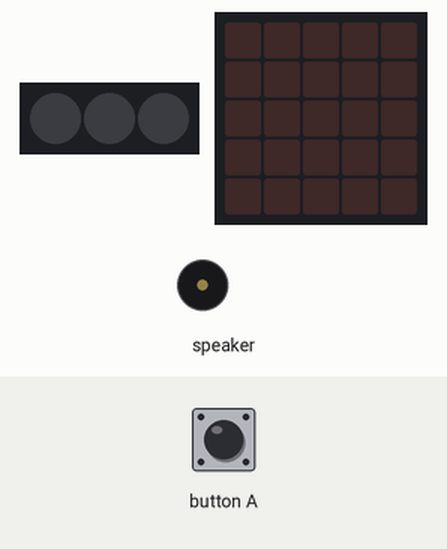
Recording of a program running on a simulated Calliope mini (MakeCode). Shown: 3 RGB LEDs in strip order, left to right, the board's 5×5 LED display, buzzer (waves = sounding). Inputs (shaded band) come from the test bench. Random numbers come from a fixed seed.

Above: at 1.2 s.
1.3 s: button A pressed for 0.15 s
At 3.3 s:
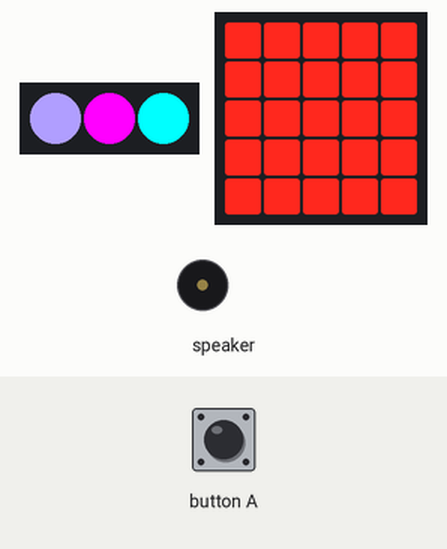
4.3 s: button A pressed for 0.15 s
At 6.7 s:
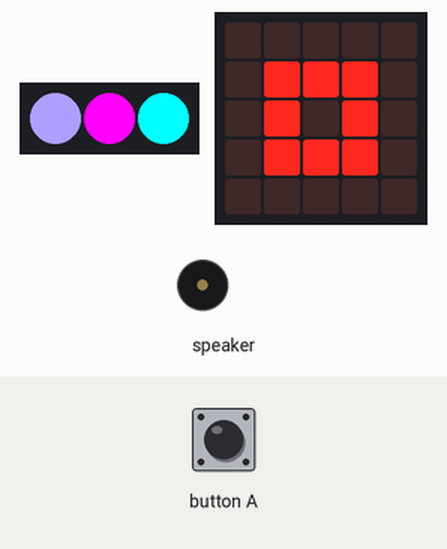
7.3 s: button A pressed for 0.15 s
At 7.63 s:
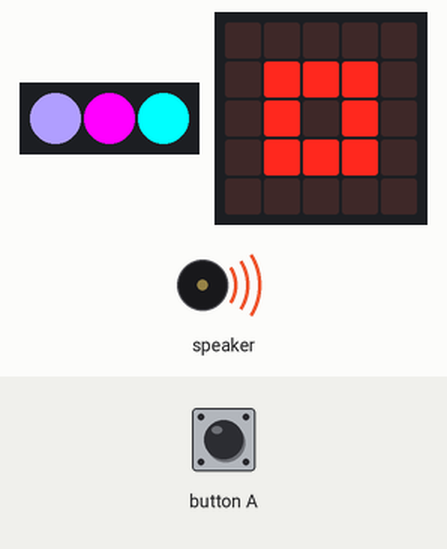
10.3 s: button A pressed for 0.15 s
At 12.5 s:
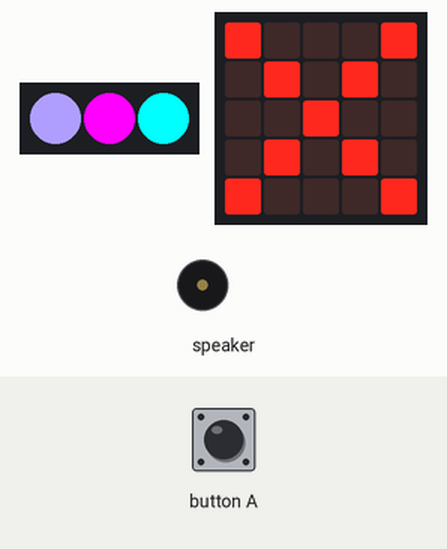
13.4 s: button A pressed 2 times (0.12 s each, 0.3 s apart)
At 13.7 s:
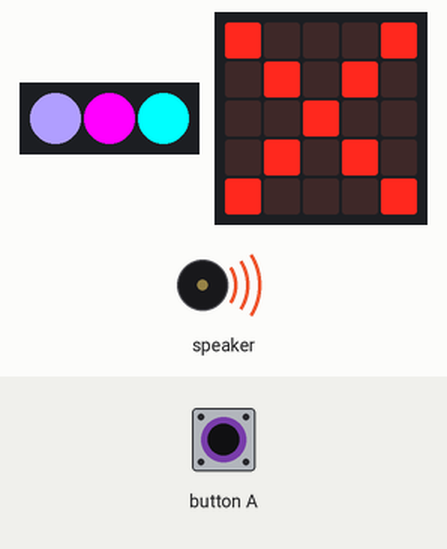
Timing chart, 0 to 17.4 s (numbered marks = the images above; inputs shaded):
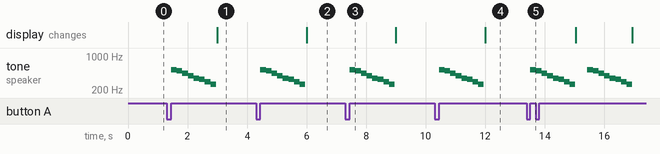

Measured:
- after the input at 1.3 s, tone on speaker: plays 523 Hz for 0.19 s, 494 Hz for 0.19 s, 440 Hz for 0.19 s, 392 Hz for 0.19 s, 349 Hz for 0.19 s, 330 Hz for 0.19 s … (8 notes in this stretch), starting after 0.15 s; the display: changes after 1.7 s (image 1)
- after the input at 4.3 s, tone on speaker: plays 523 Hz for 0.19 s, 494 Hz for 0.19 s, 440 Hz for 0.19 s, 392 Hz for 0.19 s, 349 Hz for 0.19 s, 330 Hz for 0.19 s … (8 notes in this stretch), starting after 0.15 s; the display: changes after 1.7 s (image 2)
- after the input at 7.3 s, tone on speaker: plays 523 Hz for 0.19 s, 494 Hz for 0.19 s, 440 Hz for 0.19 s, 392 Hz for 0.19 s, 349 Hz for 0.19 s, 330 Hz for 0.19 s … (8 notes in this stretch), starting after 0.15 s
- after the input at 10.3 s, tone on speaker: plays 523 Hz for 0.19 s, 494 Hz for 0.19 s, 440 Hz for 0.19 s, 392 Hz for 0.19 s, 349 Hz for 0.19 s, 330 Hz for 0.19 s … (8 notes in this stretch), starting after 0.15 s; the display: changes after 1.7 s (image 4)
- after the input at 13.4 s, tone on speaker: plays 523 Hz for 0.19 s, 494 Hz for 0.19 s, 440 Hz for 0.19 s, 392 Hz for 0.19 s, 349 Hz for 0.19 s, 330 Hz for 0.19 s … (16 notes in this stretch), starting after 0.12 s

The program:

main.ts
```typescript
let SPIEL = 0
input.onButtonEvent(Button.A, input.buttonEventClick(), function () {
    SPIEL = randint(1, 3)
    music.playMelody("C5 B A G F E D C ", 320)
    basic.setLedColors(0xb09eff, 0xff00ff, 0x00ffff)
    if (SPIEL == 1) {
        basic.showLeds(`
            # # # # #
            # # # # #
            # # # # #
            # # # # #
            # # # # #
            `)
    }
    if (SPIEL == 2) {
        basic.showLeds(`
            # . . . #
            . # . # .
            . . # . .
            . # . # .
            # . . . #
            `)
    }
    if (SPIEL == 3) {
        basic.showLeds(`
            . . . . .
            . # # # .
            . # . # .
            . # # # .
            . . . . .
            `)
    }
})
```

test.ts
```typescript
// Hier kann man Tests durchführen; diese Datei wird nicht kompiliert, wenn dieses Paket als Erweiterung verwendet wird.
```
